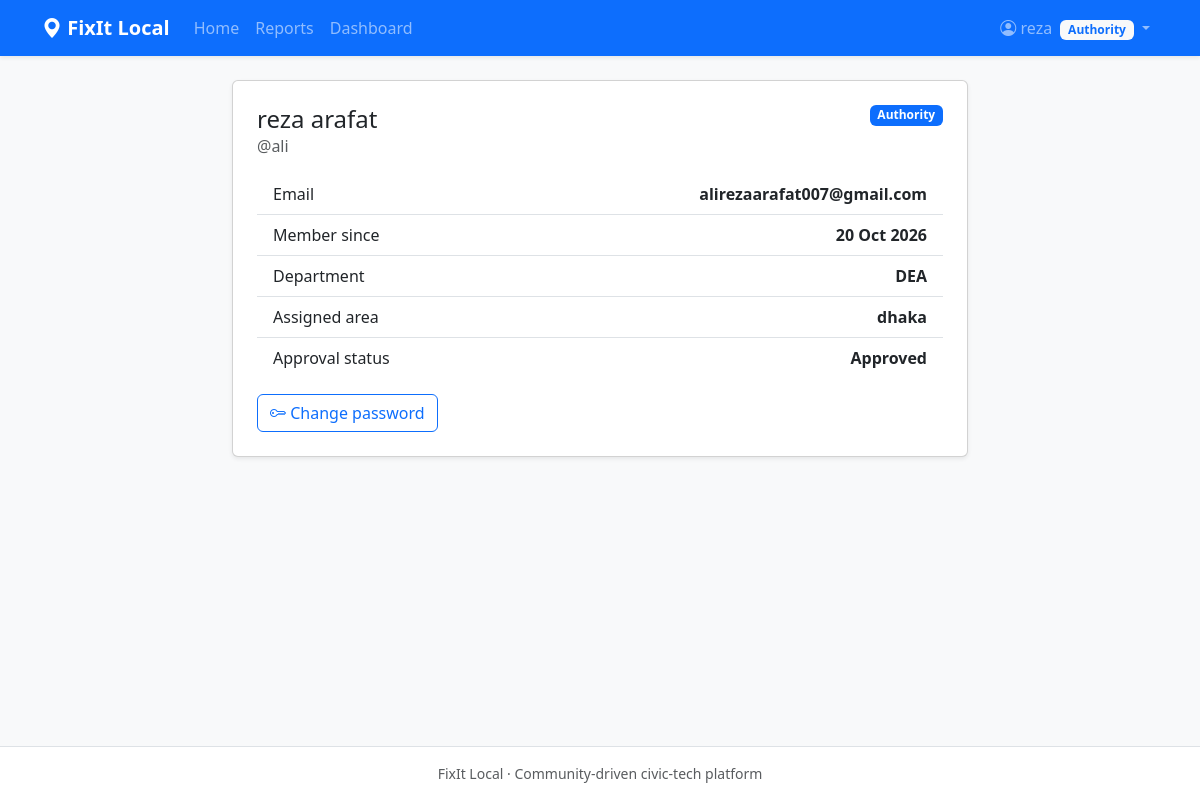
The app's page /accounts/profile/ (signed in) with its own data.
### accounts/models.py (models this page shows, shortened)
class User(AbstractUser):
    class Role(models.TextChoices):
        CITIZEN = "citizen", "Citizen"
        AUTHORITY = "authority", "Authority"
        ADMIN = "admin", "Administrator"
    role = models.CharField(max_length=20, choices=Role.choices, default=Role.CITIZEN)
    verified_reports_count = models.PositiveIntegerField(default=0)
    total_reports_count = models.PositiveIntegerField(default=0)
    trust_score = models.DecimalField(
        max_digits=5,
        decimal_places=2,
        default=Decimal("0.00"),
        validators=[MinValueValidator(0), MaxValueValidator(100)],
    )
    objects = FixItUserManager()
    @property
    def is_citizen(self):
        return self.role == self.Role.CITIZEN
    @property
    def is_authority(self):
        return self.role == self.Role.AUTHORITY
    @property
    def is_platform_admin(self):
        return self.role == self.Role.ADMIN
    @property
    def authority_profile_or_none(self):
        try:
            return self.authority_profile
        except ObjectDoesNotExist:
            return None

class AuthorityProfile(models.Model):
    class ApprovalStatus(models.TextChoices):
        PENDING = "pending", "Pending"
        APPROVED = "approved", "Approved"
        REJECTED = "rejected", "Rejected"
    user = models.OneToOneField(
        User, on_delete=models.CASCADE, related_name="authority_profile"
    )
    department = models.CharField(max_length=150)
    assigned_area_name = models.CharField(max_length=100)
    approval_status = models.CharField(
        max_length=20,
        choices=ApprovalStatus.choices,
        default=ApprovalStatus.PENDING,
        db_index=True,
    )
    approved_by = models.ForeignKey(
        User,
        on_delete=models.SET_NULL,
        null=True,
        blank=True,
        related_name="approved_authorities",
        limit_choices_to={"role": User.Role.ADMIN},
    )
    approved_at = models.DateTimeField(null=True, blank=True)
    rejection_reason = models.TextField(blank=True)
    class Meta:
        verbose_name = "Authority Profile"
        verbose_name_plural = "Authority Profiles"

### accounts/views.py (the view)
# urls.py: path("profile/", views.ProfileView.as_view(), name="profile"),
class ProfileView(LoginRequiredMixin, TemplateView):
    template_name = "accounts/profile.html"
    def get_context_data(self, **kwargs):
        context = super().get_context_data(**kwargs)
        context["profile"] = self.request.user.authority_profile_or_none
        return context

### accounts/templates/accounts/profile.html (shortened to what this page needs)
{% extends "base.html" %}
{% block content %}
<div class="row justify-content-center">
  <div class="col-lg-8">
    <div class="card shadow-sm">
      <div class="card-body p-4">
        <div class="d-flex justify-content-between align-items-start mb-3">
          <div>
            <h1 class="h4 mb-0">{{ user.get_full_name|default:user.username }}</h1>
            <span class="text-muted">@{{ user.username }}</span>
          </div>
          <span class="badge text-bg-primary">{{ user.get_role_display }}</span>
        </div>
        <ul class="list-group list-group-flush mb-3">
          <li class="list-group-item d-flex justify-content-between"><span>Email</span><strong>{{ user.email|default:"-" }}</strong></li>
          <li class="list-group-item d-flex justify-content-between"><span>Member since</span><strong>{{ user.date_joined|date:"d M Y" }}</strong></li>
          {% if user.is_authority and profile %}
            <li class="list-group-item d-flex justify-content-between"><span>Department</span><strong>{{ profile.department }}</strong></li>
            <li class="list-group-item d-flex justify-content-between"><span>Assigned area</span><strong>{{ profile.assigned_area_name }}</strong></li>
            <li class="list-group-item d-flex justify-content-between"><span>Approval status</span><strong>{{ profile.get_approval_status_display }}</strong></li>
          {% endif %}
        </ul>
        <a href="{% url 'accounts:password_change' %}" class="btn btn-outline-primary">
          <i class="bi bi-key"></i> Change password
        </a>
      </div>
    </div>
  </div>
</div>
{% endblock %}

### templates/base.html (shortened to what this page needs)
<!DOCTYPE html>
<html lang="en">
<head>
  <link href="https://cdn.jsdelivr.net/npm/bootstrap@5.3.3/dist/css/bootstrap.min.css" rel="stylesheet">
  <link href="https://cdn.jsdelivr.net/npm/bootstrap-icons@1.11.3/font/bootstrap-icons.css" rel="stylesheet">
</head>
<body class="bg-light d-flex flex-column min-vh-100">
<nav class="navbar navbar-expand-lg navbar-dark bg-primary shadow-sm">
  <div class="container">
    <a class="navbar-brand fw-bold" href="{% url 'home' %}">
      <i class="bi bi-geo-alt-fill"></i> FixIt Local
    </a>
    <div class="collapse navbar-collapse" id="mainNav">
      <ul class="navbar-nav me-auto">
        <li class="nav-item"><a class="nav-link" href="{% url 'home' %}">Home</a></li>
        <li class="nav-item"><a class="nav-link" href="{% url 'reports:list' %}">Reports</a></li>
        {% if user.is_authenticated %}
          <li class="nav-item">
            <a class="nav-link" href="{% url 'accounts:dashboard' %}">
              {% if user.is_platform_admin %}Pending Authorities{% else %}Dashboard{% endif %}
            </a>
          </li>
        {% endif %}
      </ul>
      <ul class="navbar-nav ms-auto align-items-lg-center">
        {% if user.is_authenticated %}
          <li class="nav-item dropdown">
            <a class="nav-link dropdown-toggle" href="#" role="button" data-bs-toggle="dropdown" aria-expanded="false">
              <i class="bi bi-person-circle"></i> {{ user.get_short_name|default:user.username }}
              <span class="badge text-bg-light text-primary ms-1">{{ user.get_role_display }}</span>
            </a>
          </li>
        {% endif %}
      </ul>
    </div>
  </div>
</nav>
<main class="container py-4 flex-grow-1">
  {% block content %}{% endblock %}
</main>
<footer class="bg-white border-top py-3 text-center text-muted small">
  FixIt Local &middot; Community-driven civic-tech platform
</footer>
</body>
</html>

### records on screen
User: get_short_name "reza", role "Authority", get_full_name "reza arafat", username "ali", email "alirezaarafat007@gmail.com", date_joined "20 Oct 2026"
AuthorityProfile: department "DEA", assigned_area_name "dhaka", approval_status "Approved"
